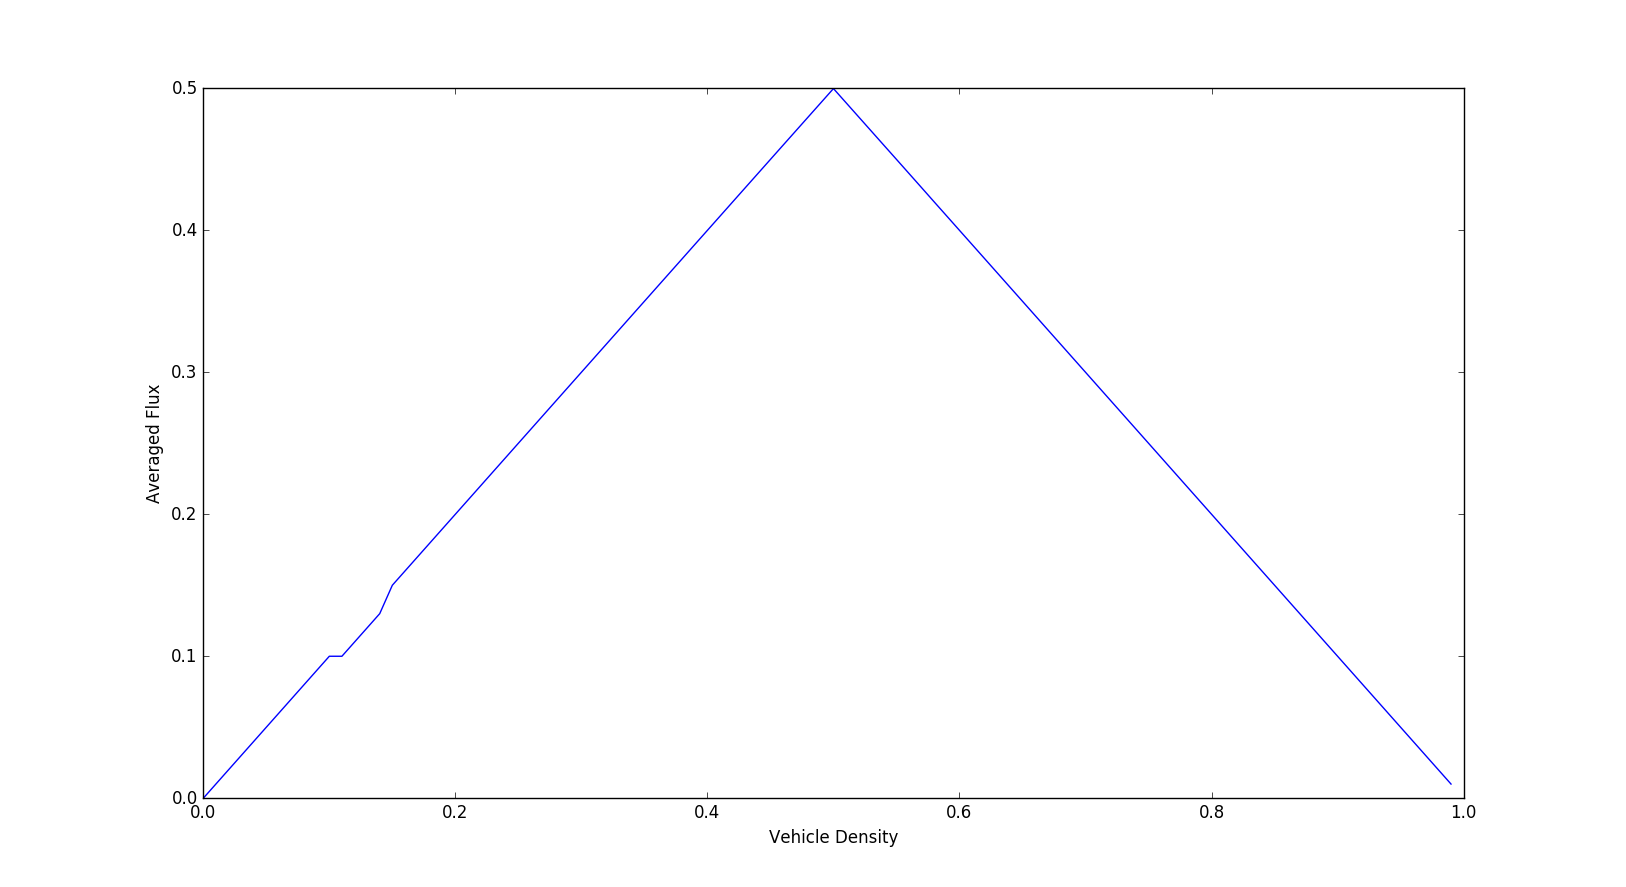

The script that drew this image:
import random
from random import randint
import matplotlib.pyplot as plt

# Define the number of cells on the the circular track (Basically the length of the circular Track)
numberOfCells=100
# initialize vehicle density 
vehicleDensity = 0.0
finalFluxList=[]
vehicleDesnityList=[]
while (vehicleDensity <= 1):
	#Define the number of vehciles on the circular track
	numberOfCars= int(vehicleDensity*numberOfCells)
	# Now Positioning cars into cells
	# Randomly select the positions of the cars onto the tracks
	trackWithMarkedCells = [i for i in range(0,numberOfCells)]
	# Number of Iterations for a particular number of Vehicle
	numIteration = 120
	totalFlux = 0
	for i in range(0,numIteration):
		# Initialize the cells of the road. We will mark the empty cells by O and filled by 1
		# Initializing all the cells with 0 (empty cells)
		track = [0]*numberOfCells
		cellsToFilled = random.sample(trackWithMarkedCells, numberOfCars)
		for cell in cellsToFilled :
			track[cell] = 1
		# Particle based approach with series updating (Not parallel update)
		# Set time (Number of updates) 
		timeLimit= 100*numberOfCells
		fluxCount = 0
		for time in range(0,timeLimit) :
			# Randomly select the particle which needs to be updated
			# Marking the cells which needs to be parallely updated
			cellsToFilled=[]
			for index in range (0,numberOfCells):
				if ((track[index]==1) and (track[(index+1)%numberOfCells] == 0)):
					cellsToFilled.append(index)
			# Now Modifying the positions of cars (Parallel Update)
			for cell in cellsToFilled :
				track[cell] = 0
				track[(cell+1)%numberOfCells] = 1
				if (cell == numberOfCells/2):
					fluxCount = fluxCount+1
		totalFlux = totalFlux + fluxCount/float(timeLimit)
	print("Vehicle Density is "+str(vehicleDensity))
	finalFlux = totalFlux/float(numIteration)
	vehicleDesnityList.append([vehicleDensity])
	finalFluxList.append([finalFlux])
	vehicleDensity = vehicleDensity+0.01
print (vehicleDesnityList)
print (finalFluxList)
plt.plot(vehicleDesnityList, finalFluxList)
plt.ylabel('Averaged Flux')
plt.xlabel('Vehicle Density')
#plt.axis([0, 6, 0, 20])
plt.show()
